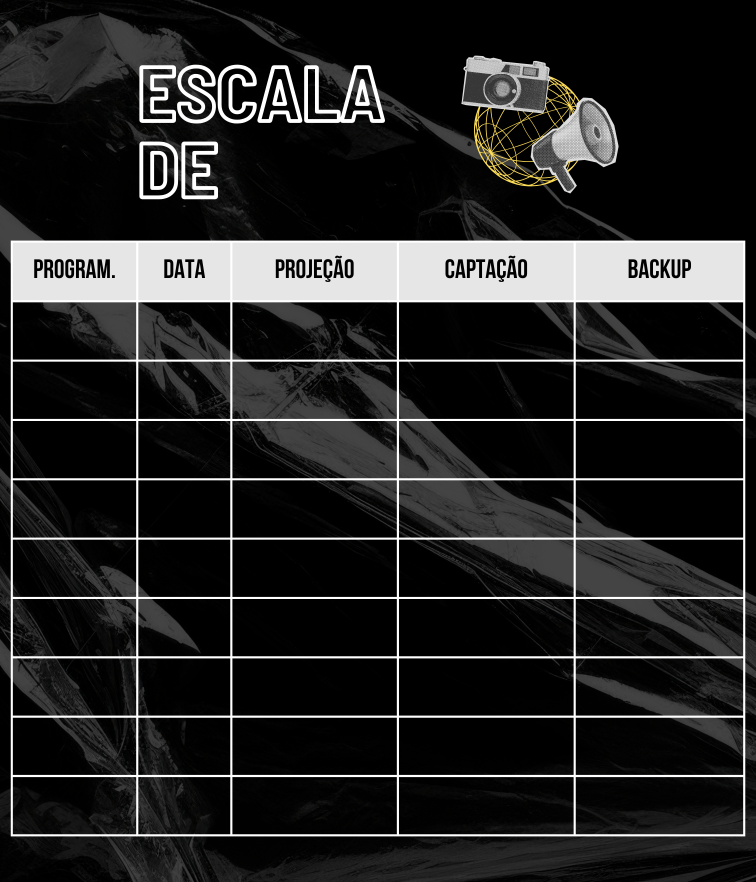
#> input picture img/escala.png, 2268 x 2646 px, found by its file name (shown at 1/3 size)
$ python imagem.py
#> lines starting #> are read from the running program, lines starting #| are printed output that depends on the picture
from PIL import Image, ImageDraw, ImageFont

# Abrir a imagem marcada
imagem = Image.open(r"C:\Users\jeans\OneDrive\Área de Trabalho\Estudo-Python\img\escala.png")
#> imagem is the input picture: PIL image 2268x2646 RGBA; mean R, G, B, A 37.6, 37.5, 37.2, 255

# Criar um objeto ImageDraw
desenho = ImageDraw.Draw(imagem)

# Definir a fonte e o tamanho do texto
fonte = ImageFont.truetype("arial.ttf", 75)

# Coordenadas onde o texto será inserido
#x = 110
x = [110, 445, 840,1350,1855]
y = 950
#y = 1125

# Texto a ser inserido na imagem
texto =[
        {"evento":"CULTO", "data":"10/04","projeção":"Jean","captação":"André","backup":"Fany"},
        {"evento":"SALA", "data":"10/04","projeção":"Mariah","captação":"Nina","backup":"Dani"}]
# [5 lines of commented-out code are left out]

contador = 0
# Inserir o texto na imagem
while contador < 2:

    desenho.text((x[0], y), texto[contador].get("evento"), fill="white", font=fonte)
    desenho.text((x[1], y), texto[contador].get("data"), fill="yellow", font=fonte)
    desenho.text((x[2], y), texto[contador].get("projeção"), fill="white", font=fonte)
    desenho.text((x[3], y), texto[contador].get("captação"), fill="white", font=fonte)
    desenho.text((x[4], y), texto[contador].get("backup"), fill="white", font=fonte)
    y = y+180
    contador+=1
#> after the loop, contador = 2; y = 1310

# Salvar a imagem com o texto inserido
imagem.save(r"C:\Users\jeans\OneDrive\Área de Trabalho\Estudo-Python\img\imagem_com_texto.png")
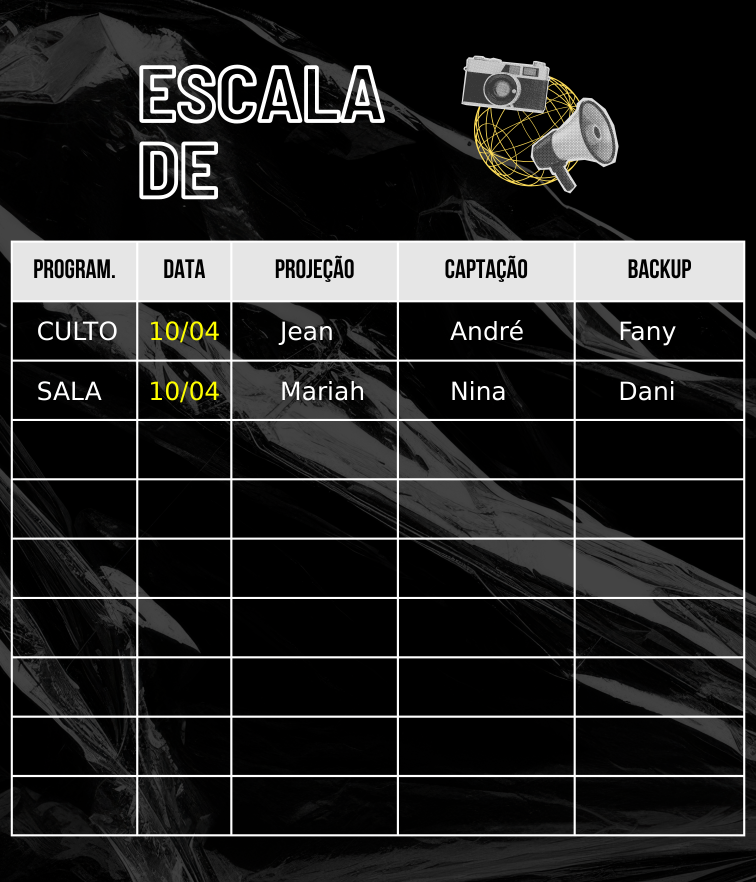
#> saved as imagem_com_texto.png: PIL image 2268x2646 RGBA (shown at 1/3 size); mean R, G, B, A 38.9, 38.8, 38.3, 255

# Mostrar a imagem resultante
imagem.show()
